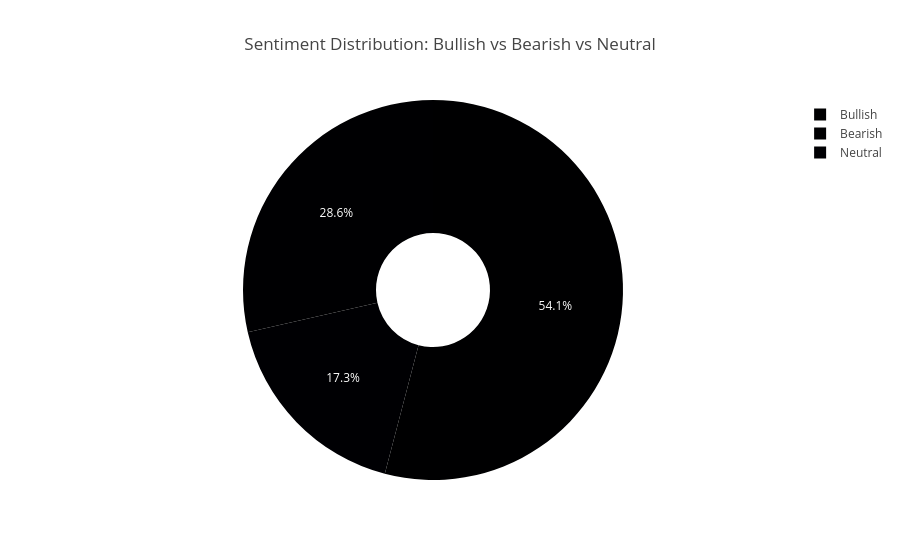

Write notebook code for a chart like this one.
### Markdown cell above
## Section 2: Sentiment Overview

Visualize overall sentiment distribution and average sentiment by sector.

### Code cell
# Sentiment Distribution Pie Chart
sentiment_counts = df['sentiment_label'].value_counts()
fig_pie = px.pie(
    values=sentiment_counts.values, 
    names=sentiment_counts.index,
    title="Sentiment Distribution: Bullish vs Bearish vs Neutral",
    color_discrete_map={'Bullish': '#2ecc71', 'Bearish': '#e74c3c', 'Neutral': '#95a5a6'},
    hole=0.3
)
fig_pie.show()

print(f"\nSentiment Label Counts:")
print(sentiment_counts)
print(f"\nSentiment Percentages:")
print((sentiment_counts / len(df) * 100).round(2))

### Figure 1 — Plotly figure (JSON) as saved in the notebook; plotly's stock layout.template omitted (floating-point values rounded to 4 significant figures)
{"data": [{"domain": {"x": [0, 1], "y": [0, 1]}, "hole": 0.3, "hovertemplate": "label=%{label}<br>value=%{value}<extra></extra>", "labels": ["Bullish", "Bearish", "Neutral"], "legendgroup": "", "name": "", "showlegend": true, "type": "pie", "values": [53, 28, 17]}], "layout": {"legend": {"tracegroupgap": 0}, "title": {"text": "Sentiment Distribution: Bullish vs Bearish vs Neutral"}}}
